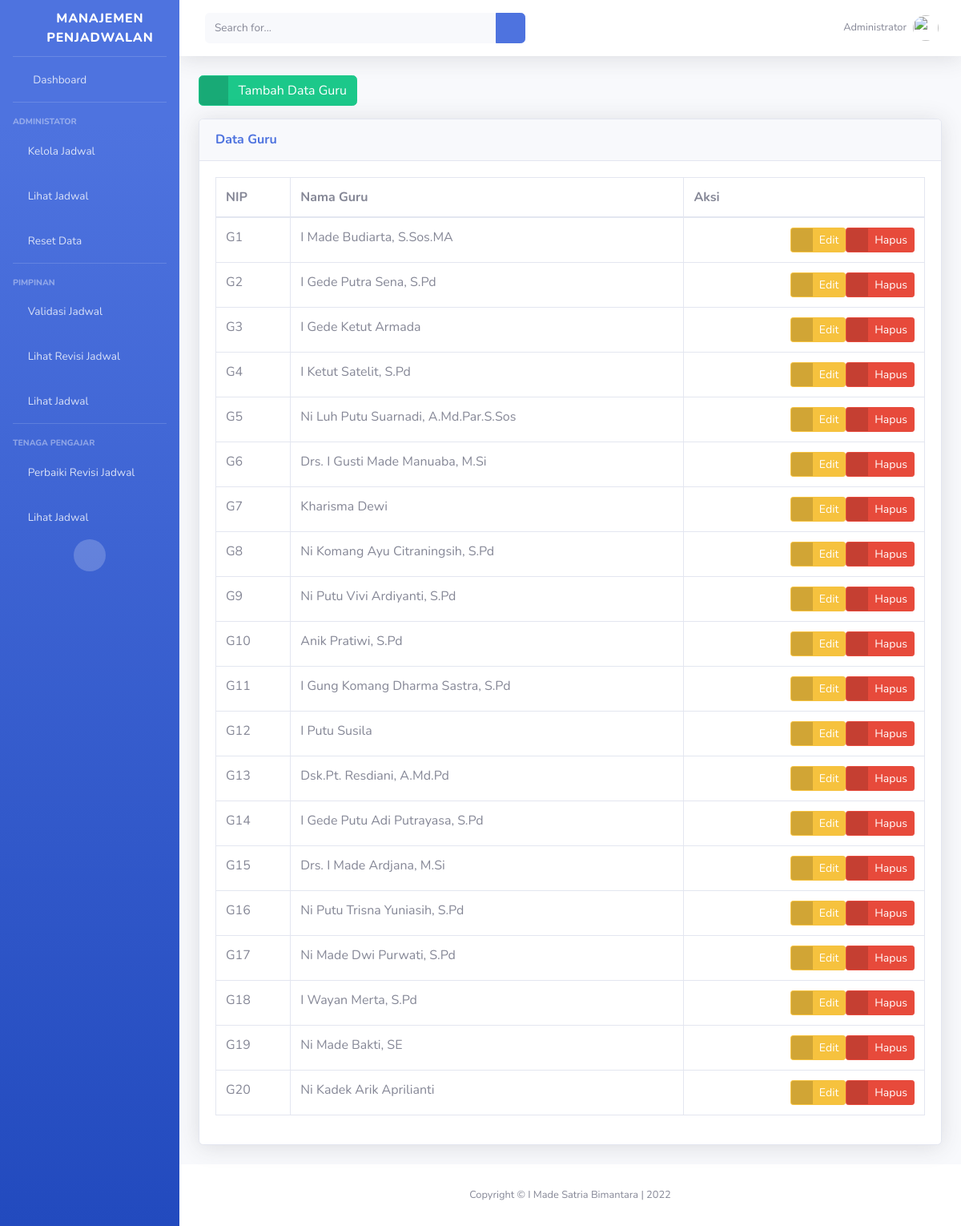
Page /administrator/guru/ on the committed database.
### administrator/models.py (models this page shows, shortened)
class Guru(models.Model):
    nip = models.CharField(
        'Nomor Induk Pegawai',
        max_length=15,
        unique=True
    )
    nama_lengkap = models.CharField(
        'Nama Lengkap Guru',
        max_length=150,
        unique=True
    )
    email = models.EmailField(
        'Alamat Email Guru',
    )
    published = models.DateTimeField(
        auto_now_add=True,
        editable=False
    )
    updated = models.DateTimeField(
        auto_now=True,
        editable=False
    )
    class Meta:
        ordering = ['published']
        verbose_name_plural = "Guru"

### administrator/guru_views.py (the view)
# urls.py: path('guru/', GuruListView.as_view(), name='guru_list'),
class GuruListView(ListView):
    model = Guru
    template_name = "administrator/guru/list.html"
    context_object_name = 'guru_list'
    extra_context = {
        'title_page': 'Database | Guru',
        'subtitle_page': "Daftar Guru",
    }
    def get_context_data(self, **kwargs):
        self.kwargs.update(self.extra_context)
        kwargs = self.kwargs
        return super().get_context_data(**kwargs)

### templates/administrator/guru/list.html (shortened to what this page needs)
{% extends 'base.html' %}
{% block page_content %}
<div class="row">
    <div class="col">
        <a href="{% url 'administrator_IT:guru_create' %}" class="btn btn-success btn-icon-split">
            <span class="icon text-white-50">
                <i class="fas fa-plus-circle"></i>
            </span>
            <span class="text">Tambah Data Guru</span>
        </a>
    </div>
</div>
<div class="row mt-3">
    <div class="col">
        <div class="card shadow mb-4">
            <div class="card-header py-3">
                <h6 class="m-0 font-weight-bold text-primary">Data Guru</h6>
            </div>
            <div class="card-body">
                <div class="table-responsive">
                    <table class="table table-bordered" id="tableGuru" width="100%" cellspacing="0">
                        <thead>
                            <tr>
                                <th>NIP</th>
                                <th>Nama Guru</th>
                                <th>Aksi</th>
                            </tr>
                        </thead>
                        <tbody>
                            {% for guru in guru_list %}
                            <tr>
                                <td>{{guru.nip}}</td>
                                <td>{{guru.nama_lengkap}}</td>
                                <td>
                                    <div class="d-flex justify-content-end">
                                        <a href="{% url 'administrator_IT:guru_update' guru.id %}"
                                            class="btn btn-warning btn-icon-split btn-sm">
                                            <span class="icon text-white-50">
                                                <i class="fas fa-exclamation-triangle"></i>
                                            </span>
                                            <span class="text">Edit</span>
                                        </a>
                                        <a href="{% url 'administrator_IT:guru_delete' guru.id %}"
                                            class="btn btn-danger btn-icon-split btn-sm">
                                            <span class="icon text-white-50">
                                                <i class="fas fa-trash"></i>
                                            </span>
                                            <span class="text">Hapus</span>
                                        </a>
                                    </div>
                                </td>
                            </tr>
                            {% endfor %}
                        </tbody>
                    </table>
                </div>
            </div>
        </div>
    </div>
</div>
{% endblock page_content %}

### rows in the picture
Guru: nip "G1", nama_lengkap "I Made Budiarta, S.Sos.MA"
Guru: nip "G2", nama_lengkap "I Gede Putra Sena, S.Pd"
Guru: nip "G3", nama_lengkap "I Gede Ketut Armada"
Guru: nip "G4", nama_lengkap "I Ketut Satelit, S.Pd"
Guru: nip "G5", nama_lengkap "Ni Luh Putu Suarnadi, A.Md.Par.S.Sos"
Guru: nip "G6", nama_lengkap "Drs. I Gusti Made Manuaba, M.Si"
Guru: nip "G7", nama_lengkap "Kharisma Dewi"
Guru: nip "G8", nama_lengkap "Ni Komang Ayu Citraningsih, S.Pd"
Guru: nip "G9", nama_lengkap "Ni Putu Vivi Ardiyanti, S.Pd"
Guru: nip "G10", nama_lengkap "Anik Pratiwi, S.Pd"
Guru: nip "G11", nama_lengkap "I Gung Komang Dharma Sastra, S.Pd"
Guru: nip "G12", nama_lengkap "I Putu Susila"
Guru: nip "G13", nama_lengkap "Dsk.Pt. Resdiani, A.Md.Pd"
Guru: nip "G14", nama_lengkap "I Gede Putu Adi Putrayasa, S.Pd"
Guru: nip "G15", nama_lengkap "Drs. I Made Ardjana, M.Si"
Guru: nip "G16", nama_lengkap "Ni Putu Trisna Yuniasih, S.Pd"
Guru: nip "G17", nama_lengkap "Ni Made Dwi Purwati, S.Pd"
Guru: nip "G18", nama_lengkap "I Wayan Merta, S.Pd"
Guru: nip "G19", nama_lengkap "Ni Made Bakti, SE"
Guru: nip "G20", nama_lengkap "Ni Kadek Arik Aprilianti"
